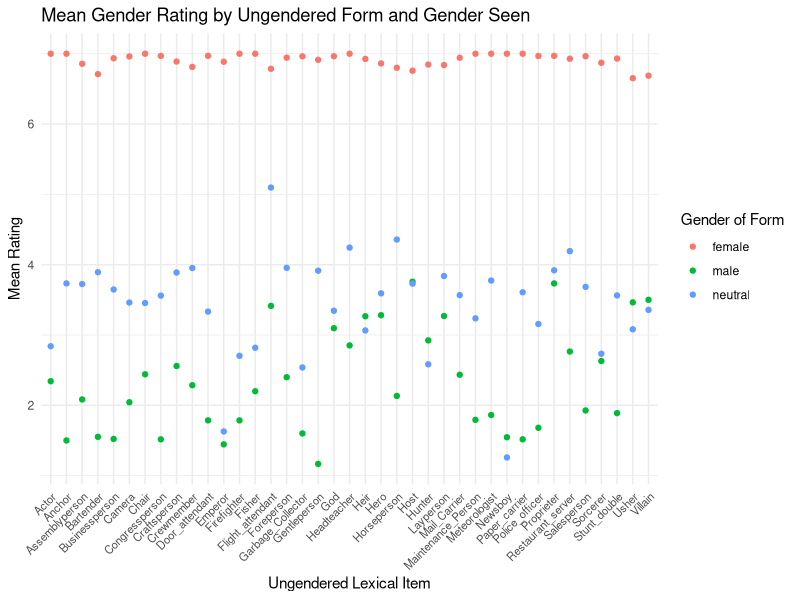

The R script that drew this image: (Note: this script raises an error after producing the figure.)
## ---- chunk 1
library(ggplot2)
library(dplyr)
library(data.table)
library(formattable)
## ---- chunk 2
trials <- read.csv("gender_titles-trials.csv")
## ---- chunk 3
real_trials <- trials %>%
  filter(id!="example1") %>% 
  filter(workerid!=76)
## ---- chunk 4
final_trials_ugly <- real_trials %>%
  mutate(new_response = ifelse(scale=="FM"&response==1,7,ifelse(scale=="FM"&response==2,6,ifelse(scale=="FM"&response==3,5, ifelse(scale=="FM"&response==5,3, ifelse(scale=="FM"&response==6,2, ifelse(scale=="FM"&response==7,1,ifelse(scale=="FM"&response==4,4,response))))))))
## ---- chunk 5
trials_final <- real_trials %>% 
  mutate(equalized_response = ifelse(scale=="FM",8-response,response))
## ---- chunk 6
trials_final %>% 
  filter(gender=="female") %>% 
  group_by(workerid) %>%
  summarize(female_mean = mean(equalized_response)) %>%
  unique() %>% 
  mutate(exclusion = female_mean < mean(female_mean) - 2*sd(female_mean)) %>%
  filter(exclusion==TRUE)
## ---- chunk 7
usable_trials <- trials_final %>%
  filter(workerid!=17 & workerid!=35 & workerid!=54 & workerid!=57 & workerid!=68 & workerid!=69 & workerid!=72 & workerid!=86 & workerid!=89 & workerid != 107 & workerid != 111) %>%
  mutate(orthog = ifelse(orthog=="sroceress","sorceress",orthog)) 
  
## ---- chunk 8
underlying <- usable_trials %>%
  group_by(id,gender,orthog) %>%
  summarise(indi_mean = mean(equalized_response), trial_count=n())
## ---- chunk 9
ggplot(underlying, aes(x=id, y=indi_mean, color=gender)) + 
  geom_point() + 
  theme_minimal() + 
  theme(axis.text.x = element_text(angle=45, hjust=1, size=8)) + 
  labs(x="Ungendered Lexical Item", y="Mean Rating", color = "Gender of Form", title="Mean Gender Rating by Ungendered Form and Gender Seen")
## ---- chunk 10
collapsed_means <- usable_trials %>%
  group_by(orthog) %>%
  summarize(mean(equalized_response)) %>%
  rename(
    'Orthographic Form' = "orthog",
    'Mean Gender Value' = "mean(equalized_response)"
  )
## ---- chunk 11
custom_pink = "#FFB6C1"
custom_blue = "#ADD8E6"
## ---- chunk 12
collapsed_means %>%
  formattable(align= c('l','r'),
            list('orthog' = formatter("span", style = ~style(color = "grey", font.weight="bold")),
            "Mean Gender Value" = color_tile(custom_blue, custom_pink)))
## ---- chunk 13
morphological_means <- usable_trials %>%
  group_by(gendered_morph,gender) %>% 
  summarize(morph_mean = mean(equalized_response), trial_sum = n())
## ---- chunk 14
ggplot(morphological_means, aes(x=gendered_morph, y=morph_mean, color=gender, size=trial_sum)) + 
  geom_point() + 
  theme_minimal() + 
  labs(x="Gender Marking Processes", y="Mean Rating")
## ---- chunk 15
neutral_means <- usable_trials %>%
  group_by(neutral_morh,gender) %>% 
  summarize(neutral_mean = mean(equalized_response), trial_sum = n())
## ---- chunk 16
ggplot(neutral_means, aes(x=neutral_morh, y=neutral_mean, color=gender, size=trial_sum)) + 
  geom_point() + 
  theme_minimal() + 
  labs(x="Neutral Formation Process", y="Mean Rating")
## ---- chunk 17
mean(underlying$trial_count)
